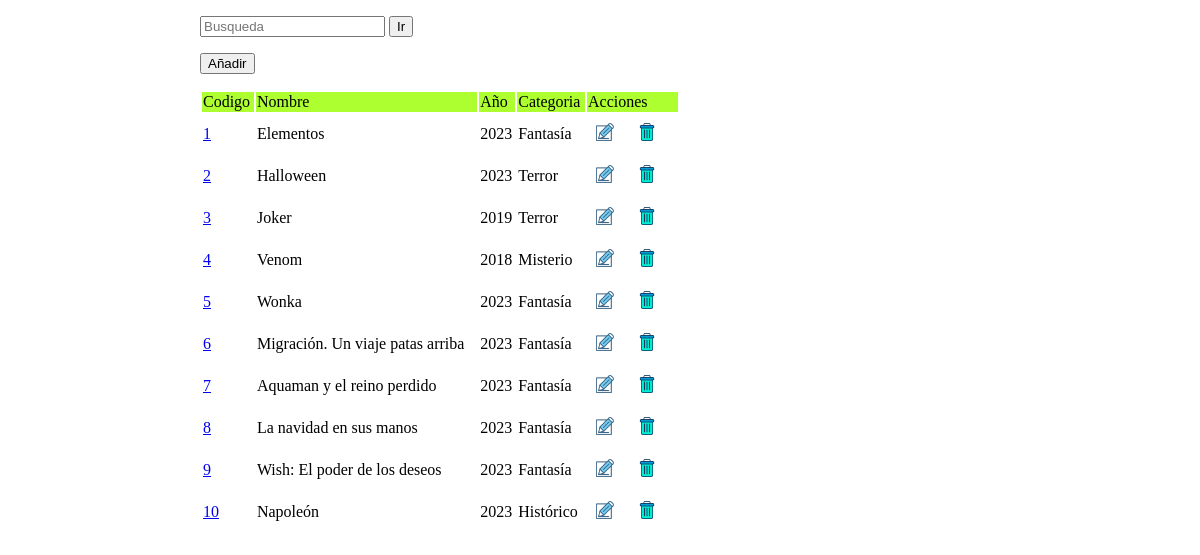
The page /vistas/listado.php on the database its author committed.
### tables this page shows
CREATE TABLE `listado` (
  `id` bigint(20) NOT NULL AUTO_INCREMENT,
  `nombre` varchar(100) NOT NULL,
  `fecha` bigint(20) NOT NULL,
  `categoria` varchar(100) NOT NULL,
  PRIMARY KEY (`id`)
);

### modelo/conn.php (called while the page is built, shortened)
<?php
class conn {
    private $usr = "root";
    private $pwd = "";
    private $dbcon = null;
    private $url = "mysql:host=localhost:3307;dbname=peliculas";
    public function conectar() {
        try {
            $this->dbcon = new PDO($this->url, $this->usr, $this->pwd);
            $this->dbcon->setAttribute(PDO::ATTR_ERRMODE, PDO::ERRMODE_EXCEPTION);
            return true;
        } catch (PDOException $e) {
            $this->error = $e->getMessage();
            return false;
        }
    }
    public function getDbCon() {
        return $this->dbcon;
    }
}
?>

### modelo/usuarioDAO.php (called while the page is built, shortened)
<?php
require_once("AbstractFacade.php");
class usuarioDAO extends AbstractFacade {
    function __construct() {
        $this->Entity = "listado";
    }
}
?>

### modelo/AbstractFacade.php (called while the page is built, shortened)
<?php
require_once("conn.php");
class AbstractFacade extends conn{
    protected $Entity;
    public function findAll() {
        try {
            $query = "select * from " . $this->Entity;
            $rst = $this->getDbCon()->prepare($query);
            $rst->execute();
            $result = $rst->fetchAll();
            return $result;
        } catch (Exception $ex) {
            return $ex->getMessage();
        }
    }
}
?>

### vistas/listado.php (the view, shortened to what this page needs)
<!DOCTYPE html>
<html lang="en">
    <head>
    </head>
    <body>
    <div class='mt-catalogo'>
    <p>
    <div>
        <form action="../controladores/index.php"
        method="post">
            <input type="text" name="keywords" placeholder="Busqueda" required="">
            <input type="submit" name="search" id="search" value="Ir">
        </form>
        </div>
    </p>
    <p>
        <a href='addPelicula.php' title='Añadir Pelicula'>
            <button>Añadir</button>
        </a>
    </p>
<?php
    require_once("../modelo/usuarioDAO.php");
    $usuarioDao = new usuarioDAO();
    $rst = $usuarioDao->findAll();
    echo "<table>";
    echo "<tr class='mt-cab'><td>Codigo</td><td>Nombre</td><td>Año</td><td>Categoria</td><td>Acciones</td></tr>";
    foreach ($rst as $reg) {
        echo "<tr>";
        echo "<td>";
        echo "<a href='vistas/editPelicula.php?id=" . $reg['id']. "'>";
        echo $reg['id'];
        echo "</a>";
        echo "</td>";
        echo "<td>";
        echo $reg['nombre'];
        echo "</td>";
        echo "<td>";
        echo $reg['fecha'];
        echo "</td>";
        echo "<td>";
        echo $reg['categoria'];
        echo "</td>";
        echo "<td>";
        echo "<a href='editPelicula.php?nombre=" . $reg['nombre']. "' title='Editar'>";
        echo "<img src='../imagenes/iconos/ico_edit.png' class='mt-btn-edit'/>";
        echo "</a> &nbsp;";
        echo "<a href='../controladores/usuarioController.php?opcion=drop&id=" . $reg['id']. "' title='Eliminar'>";
        echo "<img src='../imagenes/iconos/ico_trash.png' class='mt-btn-edit'/>";
        echo "</a> &nbsp;";
        echo "</td>";
        echo "</tr>";
    }
    echo "</table>";
    echo "</div>";
?>
</body>
</html>

### vistas/listado.php (style rules this page uses)
.mt-catalogo { margin: auto; width: 800px; }
table { width: 60%; border: 1; }
.mt-cab { background-color: greenyellow; }
.mt-btn-edit { width: 18px; height: 18px; padding: 8px; }

### rows shown on the page
listado: id "1", nombre "Elementos", fecha "2023", categoria "Fantasía"
listado: id "2", nombre "Halloween", fecha "2023", categoria "Terror"
listado: id "3", nombre "Joker", fecha "2019", categoria "Terror"
listado: id "4", nombre "Venom", fecha "2018", categoria "Misterio"
listado: id "5", nombre "Wonka", fecha "2023", categoria "Fantasía"
listado: id "6", nombre "Migración. Un viaje patas arriba", fecha "2023", categoria "Fantasía"
listado: id "7", nombre "Aquaman y el reino perdido", fecha "2023", categoria "Fantasía"
listado: id "8", nombre "La navidad en sus manos", fecha "2023", categoria "Fantasía"
listado: id "9", nombre "Wish: El poder de los deseos", fecha "2023", categoria "Fantasía"
listado: id "10", nombre "Napoleón", fecha "2023", categoria "Histórico"
